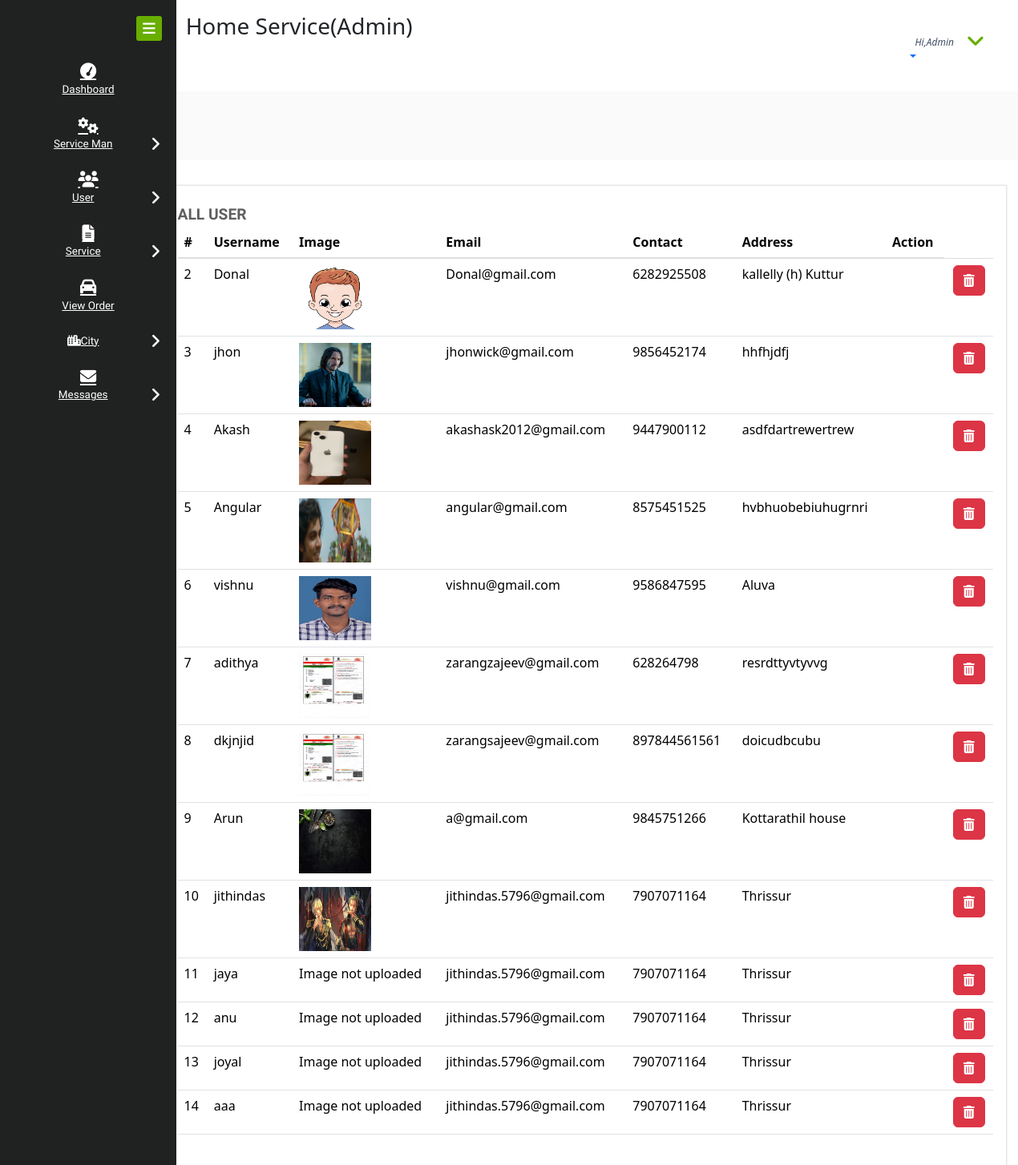
The page /all_customer on the database its author committed.
### home_service/models.py (models this page shows, shortened)
class Customer(models.Model):
    user = models.ForeignKey(User, on_delete=models.CASCADE, null=True)
    contact = models.CharField(max_length=100, null=True)
    address = models.CharField(max_length=100, null=True)
    image = models.FileField(null=True,blank=True)

### home_service/views.py (the view)
# urls.py: path('all_customer',All_Customer,name="all_customer"),
def All_Customer(request):
    ser = Customer.objects.all()
    d = {'ser':ser}
    return render(request,'all_customer.html',d)

### home_service/templates/all_customer.html (shortened to what this page needs)
{% extends 'admin_navigation.html' %}
{% load static %}
{% block body %}
<div class="chit-chat-layer1">
	<div class="col-md-12 chit-chat-layer1-left">
               <div class="work-progres">
                            <div class="chit-chat-heading">
                                  All User
                            </div>
                            <div class="table-responsive">
                                <table class="table table-hover">
                                  <thead>
                                    <tr>
                                      <th>#</th>
                                      <th>Username</th>
                                      <th>Image</th>
                                      <th>Email</th>
                                      <th>Contact</th>
                                      <th>Address</th>
                                      <th>Action</th>
                                    </tr>
                                  </thead>
                              <tbody>
                              {% for i in ser %}
                              {% if not i.user.is_staff %}
                                <tr>
                                  <td>{{forloop.counter}}</td>
                                  <td>{{i.user.username}}</td>
                                  {% if i.image %}
                                  <td><img src="{{i.image.url}}" style="width:90px;height:80px" /></td>
                                  {% else %}
                                  <td>Image not uploaded</td>
                                  {% endif %}
                                  <td>{{i.user.email}}</td>
                                  <td>{{i.contact}}</td>
                                  <td>{{i.address}}</td>
                                  <td></td>
                                  <td><center><a href="{% url 'delete_customer' i.id %}" ><button class="btn btn-danger" onclick="return confirm('Are you sure ?')"><i class="fa fa-trash-o"></i></button></a></center></td>
                              </tr>
                              {% endif %}
                              {% endfor %}
                          </tbody>
                      </table>
                  </div>
             </div>
      </div>
</div>
    {% endblock %}

### rows shown on the page
Customer: user.username "Donal", image (picture), user.email "Donal@gmail.com", contact "6282925508", address "kallelly (h) Kuttur"
Customer: user.username "jhon", image (picture), user.email "jhonwick@gmail.com", contact "9856452174", address "hhfhjdfj"
Customer: user.username "Akash", image (picture), user.email "akashask2012@gmail.com", contact "9447900112", address "asdfdartrewertrew"
Customer: user.username "Angular", image (picture), user.email "angular@gmail.com", contact "8575451525", address "hvbhuobebiuhugrnri"
Customer: user.username "vishnu", image (picture), user.email "vishnu@gmail.com", contact "9586847595", address "Aluva"
Customer: user.username "adithya", image (picture), user.email "zarangzajeev@gmail.com", contact "628264798", address "resrdttyvtyvvg"
Customer: user.username "dkjnjid", image (picture), user.email "zarangsajeev@gmail.com", contact "897844561561", address "doicudbcubu"
Customer: user.username "Arun", image (picture), user.email "a@gmail.com", contact "9845751266", address "Kottarathil house"
Customer: user.username "jithindas", image (picture), user.email "jithindas.5796@gmail.com", contact "7907071164", address "Thrissur"
Customer: user.username "jaya", image "Image not uploaded", user.email "jithindas.5796@gmail.com", contact "7907071164", address "Thrissur"
Customer: user.username "anu", image "Image not uploaded", user.email "jithindas.5796@gmail.com", contact "7907071164", address "Thrissur"
Customer: user.username "joyal", image "Image not uploaded", user.email "jithindas.5796@gmail.com", contact "7907071164", address "Thrissur"
Customer: user.username "aaa", image "Image not uploaded", user.email "jithindas.5796@gmail.com", contact "7907071164", address "Thrissur"
